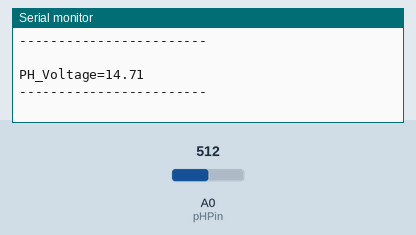
A sketch run on a simulated Arduino Uno, built with avr-gcc and run on an emulated ATmega328P. Shown: the last lines printed to the serial monitor. Inputs (shaded band) come from the test bench; at power-on: A0 (pHPin) = 512.

Above: at 3.8 s.
3.9 s: A0 (pHPin) set to 716
At 6.5 s:
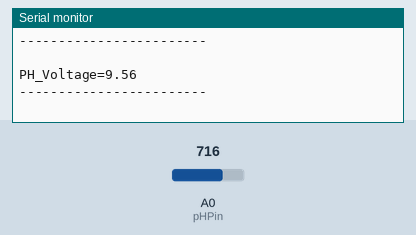
7.8 s: A0 (pHPin) set to 900
At 10.0 s:
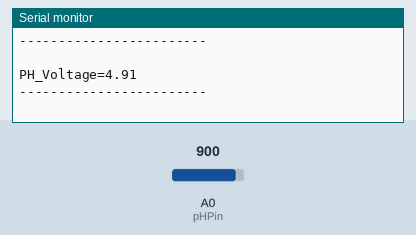
Timing chart, 0 to 11.5 s (numbered marks = the images above; inputs shaded):
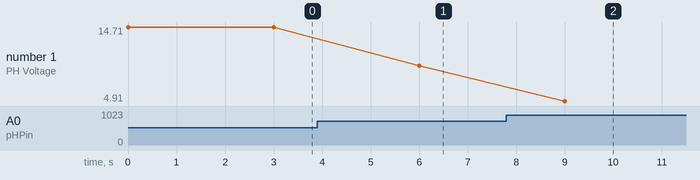

The sketch:

pH.ino
```cpp
int pHPin = A0; // Broche pour le pH-mètre (Analogique)
// int tempPin = A1; // Broche pour le capteur de température (Analogique)

float a = -5.165; // Exemple de coefficient a
float b = 27.632; // Exemple de coefficient b

void setup() {
  Serial.begin(115200); // Vitesse de la communication série à 115200 bauds pour l'Arduino
}

void loop() {
  int rawPhValue = analogRead(pHPin); // Lecture de la valeur analogique pour le pH
  float voltagePh = rawPhValue * (5.0 / 1023.0); // Conversion en tension (5V comme tension de référence)
  float phValue = a * voltagePh + b; // Conversion de la tension en pH en utilisant l'équation de la droite

  Serial.print("PH_Voltage=");
  Serial.println(phValue);

  // Serial.print("Voltage de la température: ");
  // Serial.println(voltageTemp, 2); // Affiche la tension de la température avec 2 chiffres après la virgule

  Serial.println("------------------------");
  Serial.println(" ");
  delay(3000); // Délai de 2 secondes avant la prochaine lecture
}
```

Measured:
- after the input at 3.9 s, the serial monitor: prints a new line after 2.1 s (image 1)
- after the input at 7.8 s, the serial monitor: prints a new line after 1.2 s (image 2)
- plotted number 1: 14.71 → 9.56 after the input at 3.9 s, 9.56 → 4.91 after the input at 7.8 s
